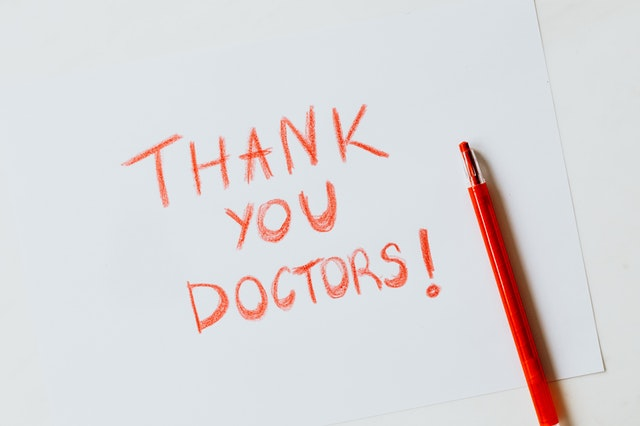
#> input picture CV/before/CV_WEEK03_2_PM/paper.jpg, 640 x 426 px
$ python opencv_detail02.py
#> lines starting #> are read from the running program, lines starting #| are printed output that depends on the picture
# image filtering
# 이미지에 존재하는 픽셀을 해당하는 픽셀의 주위에 있는 픽셀에 특정한 함수를 적용한 결과를 기반으로 수정한다라는 개념
#
# 1. mask를 생성
# 2. mask 기준으로 주변 값들을 연산

# cv2.blur 함수
# cv2.blur (image, destination, 커널의 사이즈, [anchor type, bordertype ])

import cv2

img = cv2.imread("paper.jpg")
#> img is the input picture: shape (426, 640, 3); mean B, G, R 217.8, 216, 219.9

img_blur7 = cv2.blur(img, (7,7))
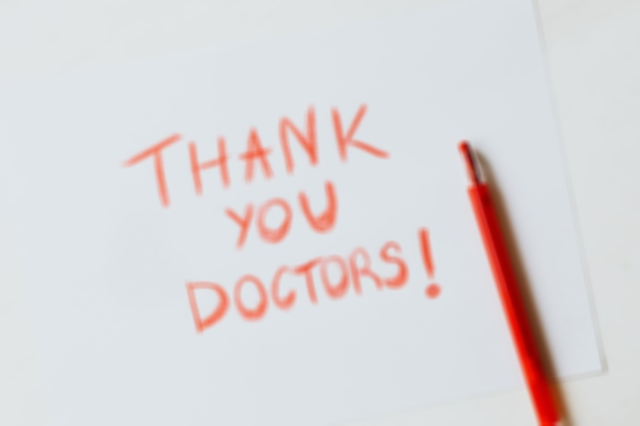
#> img_blur7: shape (426, 640, 3); mean B, G, R 217.8, 216, 219.9
img_blur9 = cv2.blur(img, (9,9))

cv2.imshow("ori img", img)
cv2.imshow("blur img", img_blur9)

cv2.waitKey(0)
cv2.destroyAllWindows()
